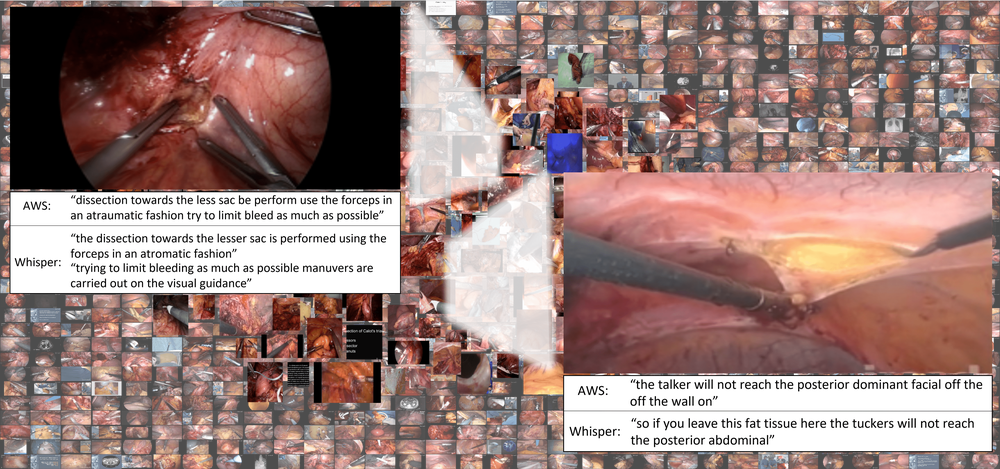
#> input picture SurgVLP/tests/SVL.png, 1000 x 469 px, shrunk from 4006 x 1880 before the run, given in place of S, which was not available
$ python -i 3_make_videos.py   (imports and definitions only)
#> lines starting #> are read from the running program, lines starting #| are printed output that depends on the picture; pictures that were not available may be replaced by others from this repository, and a replacement may not be noted
import os
import re
import glob
from typing import List, Tuple
from PIL import Image, ImageOps, ImageSequence
from tqdm import tqdm


spr_model = "ASFormer"
selection_method = "4_Video_wise_Top1"
concept_sets = "ChoLec-270"
neuron_concepts = f"extracted_neuron_concepts/{spr_model}/{selection_method}_and_{concept_sets}.json"


ROWS, COLS = 4, 5
CELLS_PER_GRID = ROWS * COLS
PAD = 0
DURATION_MS = 200

SRC_BASE = f"visualized_neuron_concept/{spr_model}/{selection_method}"
DST_BASE = f"visualized_neuron_concept_{ROWS*COLS}/{spr_model}/{selection_method}"

def ensure_dir(path: str):
    os.makedirs(path, exist_ok=True)


def parse_seq_num(path: str) -> int:
    m = re.search(r"seq(\d+)", os.path.basename(path))
    return int(m.group(1)) if m else -1


def to_rgb_on_black(im: Image.Image) -> Image.Image:
    """Composite transparent/semi-transparent images on a black background (handle alpha only; keep colors)."""
    if im.mode in ("RGBA", "LA") or ("transparency" in im.info) or (im.mode == "P"):
        rgba = im.convert("RGBA")
        bg = Image.new("RGBA", rgba.size, (0, 0, 0, 255))
        composited = Image.alpha_composite(bg, rgba)
        return composited.convert("RGB")
    return im.convert("RGB")


def load_gif_frames(path: str) -> Tuple[List[Image.Image], int]:
    """Load a GIF into a list of RGB frames and return an estimated representative duration."""
#> called with path = 'S'
    try:
        im = Image.open(path)
#> im is the input picture: PIL image 1000x469 RGBA; mean R, G, B, A 139.2, 108.3, 102.9, 227.9
    except Exception:
        return [], DURATION_MS

    frames, durations = [], []
    for fr in ImageSequence.Iterator(im):
        rgb = to_rgb_on_black(fr)  # replace transparency with black
        frames.append(rgb.copy())
        d = fr.info.get("duration", 0) or 0
        durations.append(d)
#> this loop made 1 pass
#> d on pass 1: 0
#> pass 1, in to_rgb_on_black, `composited = Image.alpha_composite(bg, rgba)`:
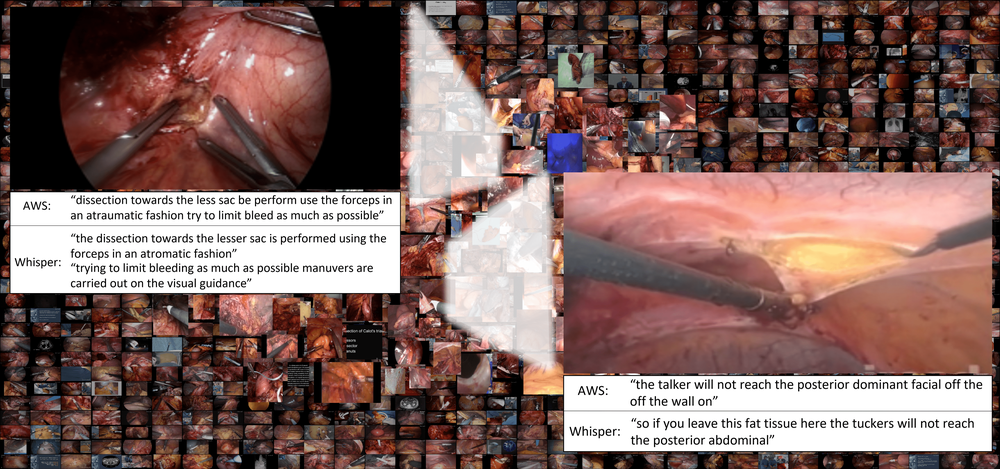
#> composited: PIL image 1000x469 RGBA; mean R, G, B, A 128.3, 100.8, 96.1, 255
#> after the loop, durations = [0]; frames = 1 item

    if not frames:
        return [], DURATION_MS

    valid = [d for d in durations if d and d > 0]
#> valid = []
    duration = int(round(sum(valid) / len(valid))) if valid else DURATION_MS
#> duration = 200
    return frames, duration


def pad_without_resize(img: Image.Image, target_size: Tuple[int, int]) -> Image.Image:
    """No scaling: place the image centered on a black canvas of target_size."""
    W, H = target_size
    bg = Image.new("RGB", (W, H), (0, 0, 0))
    x = (W - img.width) // 2
    y = (H - img.height) // 2
    bg.paste(img, (x, y))
    return bg


def make_global_palette(frames: List[Image.Image], max_samples: int = 24) -> Image.Image:
    """
    Build a global palette by stacking a subset of frames on a sheet and
    converting to an adaptive 256-color 'P' image. Returns the palette carrier.
    """
    if not frames:
        # Safety: avoid empty palette
        tmp = Image.new("RGB", (16, 16), (0, 0, 0))
        return tmp.convert("P", palette=Image.ADAPTIVE, colors=256)

    n = min(len(frames), max_samples)
    # Uniform sampling across frames
    idxs = [round(i * (len(frames) - 1) / max(1, n - 1)) for i in range(n)]
    samples = [frames[i] for i in idxs]

    w, h = samples[0].size
    sheet = Image.new("RGB", (w, h * n))
    for i, f in enumerate(samples):
        sheet.paste(f, (0, i * h))

    pal_img = sheet.convert("P", palette=Image.ADAPTIVE, colors=256)

    # Force palette index 0 to black (0,0,0)
    pal = pal_img.getpalette()
    pal[0:3] = [0, 0, 0]
    pal_img.putpalette(pal)

    # Remove any transparency metadata
    pal_img.info.pop("transparency", None)
    return pal_img


def build_grid_animation(gif_paths: List[str], out_path: str):
    """
    Combine up to ROWS×COLS GIFs into a grid animation and save as a GIF.
      - No resizing (loss-averse): cell size is the max (W, H) across inputs
      - Missing cells are filled with black frames
      - Use a single 256-color global palette without dithering
    """
    ensure_dir(os.path.dirname(out_path))

    # Load input GIFs
    loaded: List[List[Image.Image]] = []
    durations = []
    for p in gif_paths:
        frames, dur = load_gif_frames(p)
#> frames = 1 item; dur = 200
        loaded.append(frames)
        durations.append(dur)

    # Cell size = max (W, H) among inputs → padding only, no scaling
    max_w, max_h = 0, 0
#> max_w = 0; max_h = 0
    for frames in loaded:
        if frames:
            w, h = frames[0].size  # typically consistent within a GIF
            max_w = max(max_w, w)
            max_h = max(max_h, h)
    if max_w == 0 or max_h == 0:
        max_w, max_h = 640, 360  # fallback

    cell_size = (max_w, max_h)

    # Apply padding only (no resizing)
    padded_sets: List[List[Image.Image]] = []
    for frames in loaded:
        if not frames:
            padded_sets.append([])
            continue
        ps = [pad_without_resize(f, cell_size) for f in frames]
        padded_sets.append(ps)

    while len(padded_sets) < CELLS_PER_GRID:
        padded_sets.append([])

    max_T = max((len(ps) for ps in padded_sets), default=1) or 1

    cell_w, cell_h = cell_size
    W = COLS * cell_w + (COLS - 1) * PAD
    H = ROWS * cell_h + (ROWS - 1) * PAD
    black_cell = Image.new("RGB", cell_size, (0, 0, 0))
    frames_out: List[Image.Image] = []

    for t in range(max_T):
        canvas = Image.new("RGB", (W, H), (0, 0, 0))
        for idx in range(CELLS_PER_GRID):
            r, c = divmod(idx, COLS)
            x = c * (cell_w + PAD)
            y = r * (cell_h + PAD)
            ps = padded_sets[idx]
            fr = ps[t % len(ps)] if ps else black_cell
            canvas.paste(fr, (x, y))
        frames_out.append(canvas)
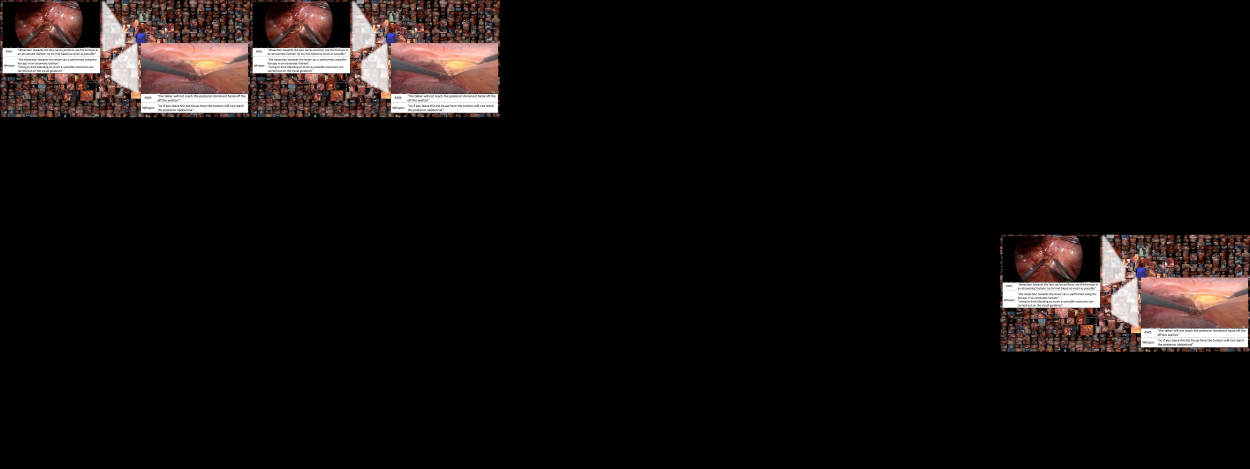
#> canvas: PIL image 5000x1876 RGB (shown at 1/4 size); mean R, G, B 19.2, 15.1, 14.4

    # Global palette for better cross-frame color consistency; disable dithering
    pal_img = make_global_palette(frames_out, max_samples=24)
#> in make_global_palette, `pal_img.putpalette(pal)`:
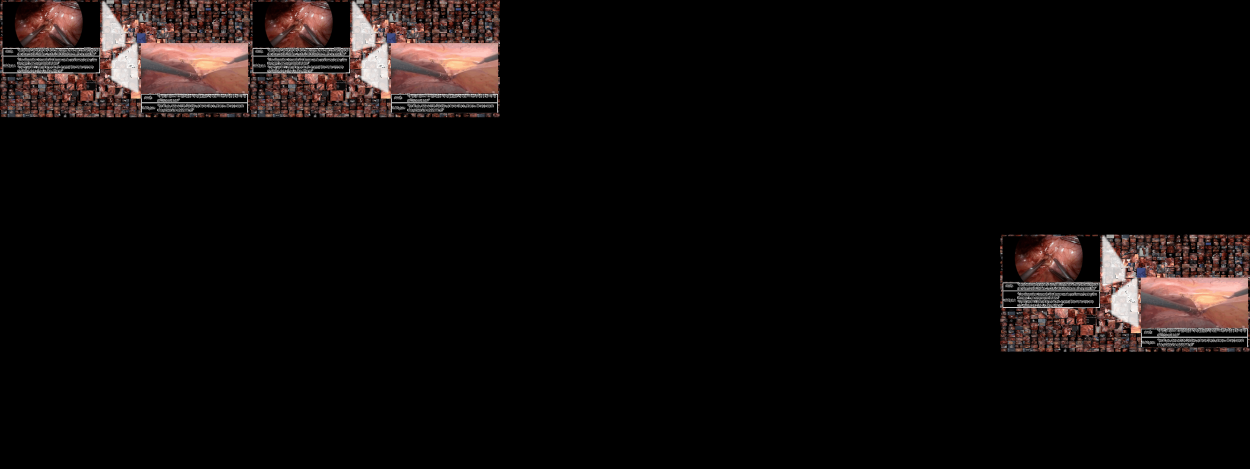
#> pal_img: PIL image 5000x1876 P (shown at 1/4 size); mean R, G, B 15.6, 11.4, 10.8

    # Quantize each frame with the global palette and remove transparency metadata
    quantized = []
    for im in frames_out:
        q = im.quantize(palette=pal_img, dither=Image.Dither.NONE)
        q.info.pop("transparency", None)
        quantized.append(q)

    # Choose representative duration: maximum valid input duration (aiming to preserve original timing)
    duration_out = max([d for d in durations if d and d > 0], default=DURATION_MS)

    # Save GIF with conservative settings
    quantized[0].save(
        out_path,
        save_all=True,
        append_images=quantized[1:],
        duration=duration_out,
        loop=0,
        optimize=False,
        disposal=2,
        background=0,  # background index = 0 (black)
        # do not set "transparency"
    )

def main():
    ensure_dir(DST_BASE)
    neuron_dirs = sorted(glob.glob(os.path.join(SRC_BASE, "neuron*")))
    if not neuron_dirs:
        print(f"[WARN] No neuron folders under: {SRC_BASE}")
        return

    for ndir in tqdm(neuron_dirs, desc="Neurons", dynamic_ncols=True):
        gifs = sorted(glob.glob(os.path.join(ndir, "*.gif")), key=parse_seq_num)
        if not gifs:
            continue

        rel = os.path.relpath(ndir, SRC_BASE)  # neuronXXX
        out_neuron_dir = os.path.join(DST_BASE, rel)
        ensure_dir(out_neuron_dir)

        for i in range(0, len(gifs), CELLS_PER_GRID):
            chunk = gifs[i:i + CELLS_PER_GRID]
            start_num = parse_seq_num(chunk[0]) if chunk else i
            end_num = parse_seq_num(chunk[-1]) if chunk else (i + len(chunk) - 1)
            out_name = f"seq{start_num:03d}-{end_num:03d}.gif"
            out_path = os.path.join(out_neuron_dir, out_name)
            build_grid_animation(chunk, out_path)

    print(f"[OK] Saved 3x4 grid GIFs under: {DST_BASE}")


# [2 lines not run here, left out]

>>> result = build_grid_animation('SurgVLP/tests/SVL.png', 'out.png')
